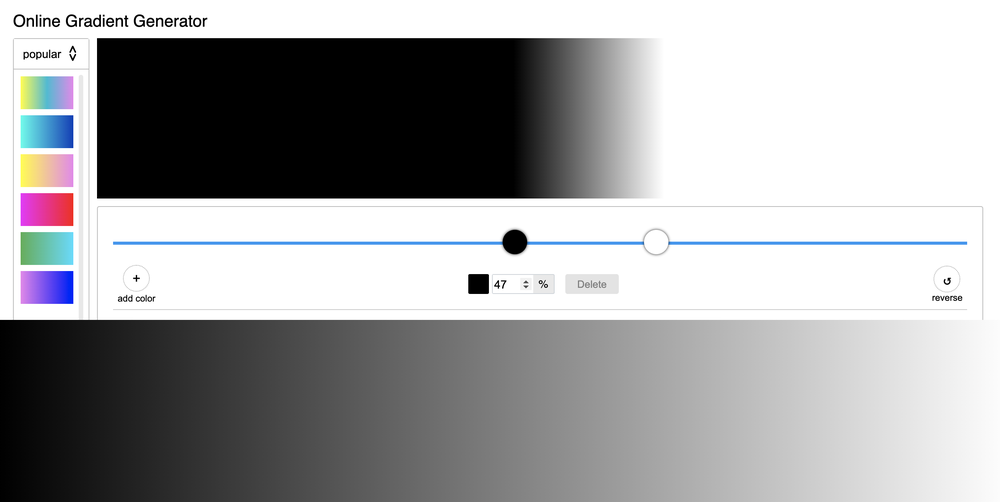
#> input picture images/many_gradients.png, 1000 x 502 px, shrunk from 2618 x 1315 before the run
$ python main.py --file images/many_gradients.png
#> lines starting #> are read from the running program, lines starting #| are printed output that depends on the picture; after the words box and inside, x2 and y2 are one past the last pixel; in counts of white or black regions, pixels touching at a corner belong together
### find_mask.py
from PIL import Image
import numpy as np
import matplotlib.pyplot as plt

SCHARR = np.array([
    [-3 - 3j, 0 - 10j, +3 - 3j],
    [-10 + 0j, 0 + 0j, +10 + 0j],
    [-3 + 3j, 0 + 10j, +3 + 3j]
])
BLURR = np.array([
    [1, 1, 1, 1, 1],
    [1, 1, 1, 1, 1],
    [1, 1, 1, 1, 1],
    [1, 1, 1, 1, 1],
    [1, 1, 1, 1, 1],
]) / 25


def convolve(img, conv_filter):
    sub_shape = (img.shape[0] - conv_filter.shape[0] + 1,
                 img.shape[1] - conv_filter.shape[1] + 1)
    view_shape = tuple(np.subtract(img.shape, sub_shape) + 1) + sub_shape

    strides = img.strides + img.strides
    sub_matrices = np.lib.stride_tricks.as_strided(img, view_shape, strides)

    return np.einsum('ij,ijkl->kl', conv_filter, sub_matrices)


# [23 lines left out: function draw, not called in this run]


def calc_masks(image, color):
    grad = convolve(image, SCHARR)

    bin_mask = np.array(list(
        map(lambda x: list(map(lambda y: 0 < y <= 50, x)), np.absolute(grad))))
    bin_mask_blurred = convolve(bin_mask, BLURR)

    mask = np.array(list(
        map(lambda x: list(map(lambda y: 0 < y <= 50, x)), bin_mask_blurred)))

    # draw(image, grad, bin_mask, bin_mask_blurred, mask, color)

    return mask


def find_mask(file_name, plot=True):
#> called with file_name = 'images/many_gradients.png', plot = False
    with Image.open(file_name) as img:
#> img is the input picture: PIL image 1000x502 RGB; mean R, G, B 163.6, 163.8, 165.1
        image = np.array(img)

    image_red = image[:, :, 0]
    image_green = image[:, :, 1]
    image_blue = image[:, :, 2]
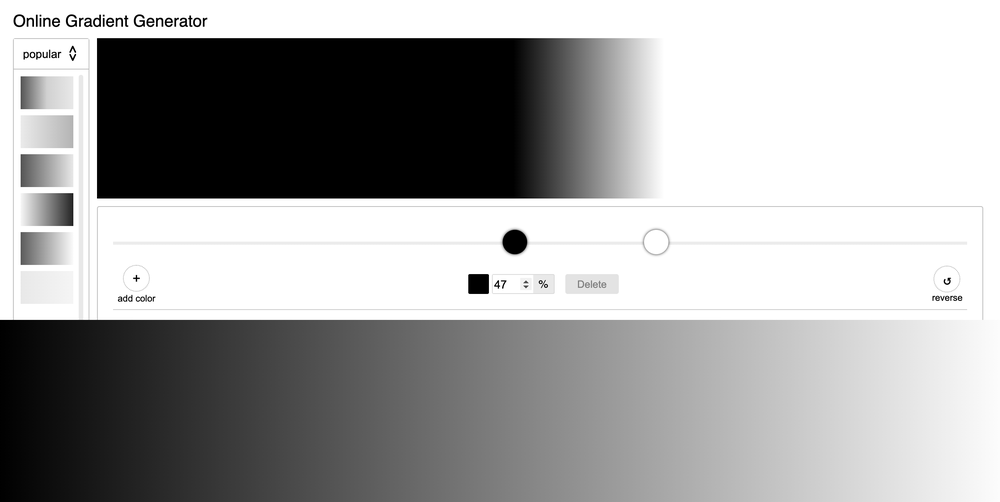
#> image_blue: shape (502, 1000); min 0, max 255, mean 165.1

    red_mask = calc_masks(image_red, 'RED')
#> in convolve, `strides = img.strides + img.strides`: strides = (3000, 3, 3000, 3)
#> in calc_masks, `bin_mask = np.array(list( map(lambda x: list(map(lambda y: 0 < y <= 50..`:
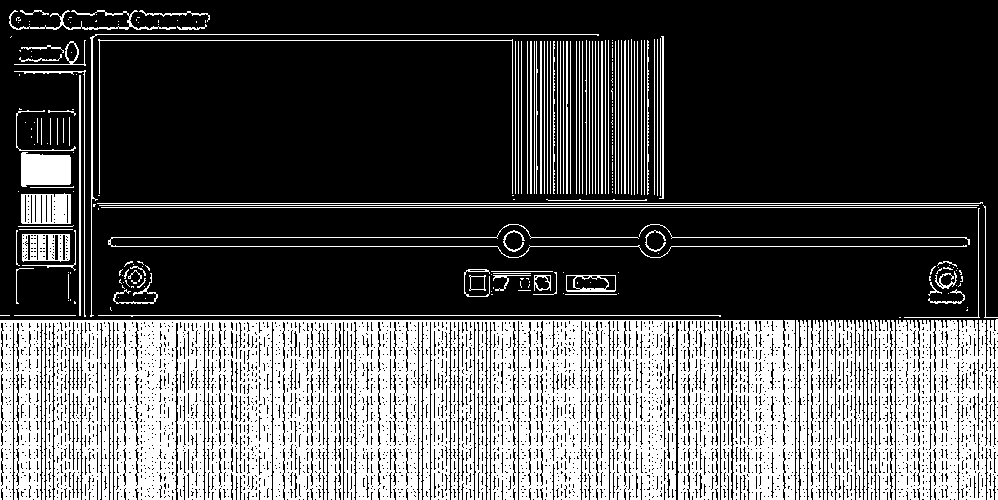
#> bin_mask: shape (500, 998) bool; 33.8% white; 247 white regions (135 under 20 px), largest, box (x1, y1, x2, y2) and area: (0, 320, 795, 500) 116096, (896, 319, 998, 500) 15210, (868, 320, 895, 500) 3832
#> in calc_masks, `mask = np.array(list( map(lambda x: list(map(lambda y: 0 < y <= 50, x)..`: mask: shape (496, 994) bool; 52.2% white; 83 black regions (49 under 20 px), largest, box (x1, y1, x2, y2) and area: (0, 0, 994, 313) 92387, (92, 207, 974, 316) 70989, (98, 41, 509, 199) 64473
    green_mask = calc_masks(image_green, 'GREEN')
#> call 2 of calc_masks, with color = 'GREEN'
#> in calc_masks (call 2), `bin_mask = np.array(list( map(lambda x: list(map(lambda y: 0 < y <= 50..`:
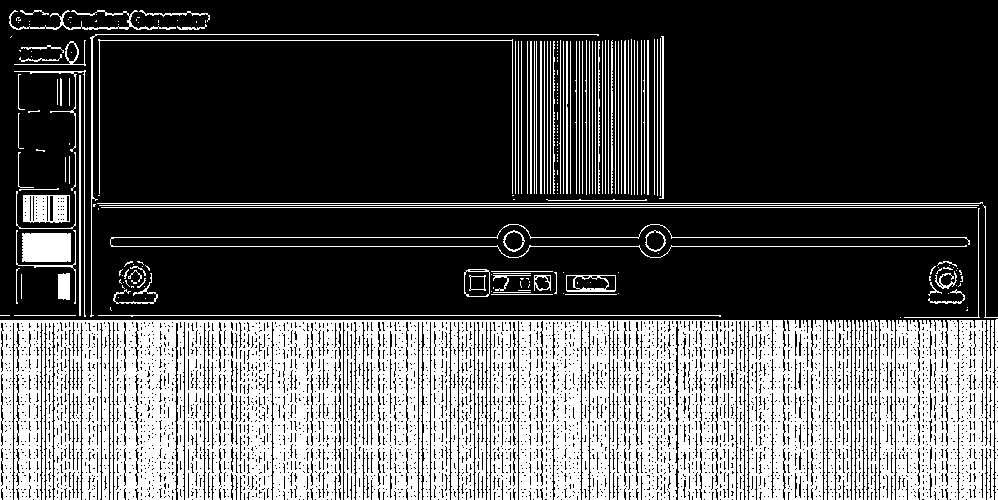
#> bin_mask: shape (500, 998) bool; 33.8% white; 230 white regions (118 under 20 px), largest, box (x1, y1, x2, y2) and area: (0, 320, 823, 500) 120568, (896, 320, 994, 500) 14751, (880, 320, 895, 500) 2281
#> in calc_masks (call 2), `mask = np.array(list( map(lambda x: list(map(lambda y: 0 < y <= 50, x)..`:
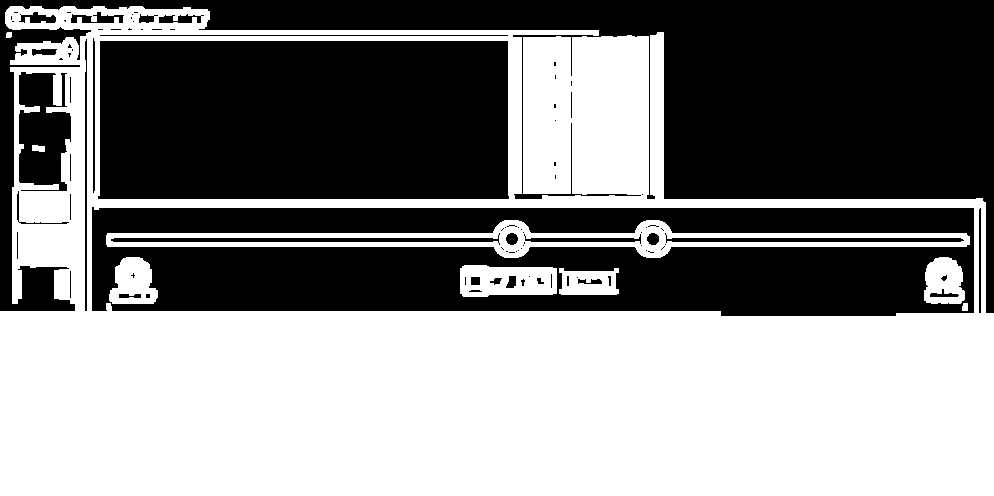
#> mask: shape (496, 994) bool; 52% white; 93 black regions (57 under 20 px), largest, box (x1, y1, x2, y2) and area: (0, 0, 994, 313) 89743, (92, 207, 974, 316) 70749, (98, 41, 509, 199) 64473
    blue_mask = calc_masks(image_blue, 'BLUE')
#> call 3 of calc_masks, with color = 'BLUE'
#> in calc_masks (call 3), `bin_mask = np.array(list( map(lambda x: list(map(lambda y: 0 < y <= 50..`:
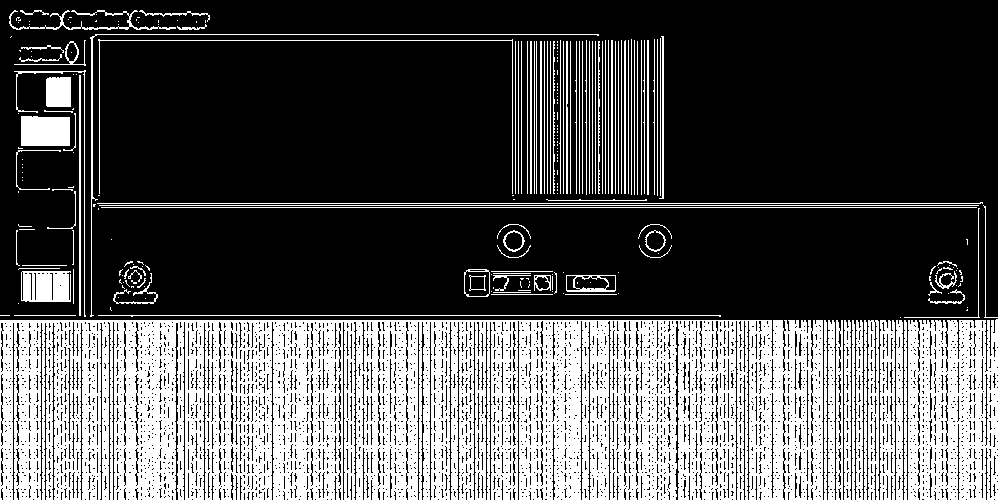
#> bin_mask: shape (500, 998) bool; 33.5% white; 250 white regions (137 under 20 px), largest, box (x1, y1, x2, y2) and area: (0, 320, 823, 500) 120505, (908, 319, 998, 500) 13513, (880, 320, 895, 500) 2177
#> in convolve (call 6), `strides = img.strides + img.strides`: strides = (998, 1, 998, 1)
#> in convolve (call 6), `return np.einsum('ij,ijkl->kl', conv_filter, sub_matrices)`:
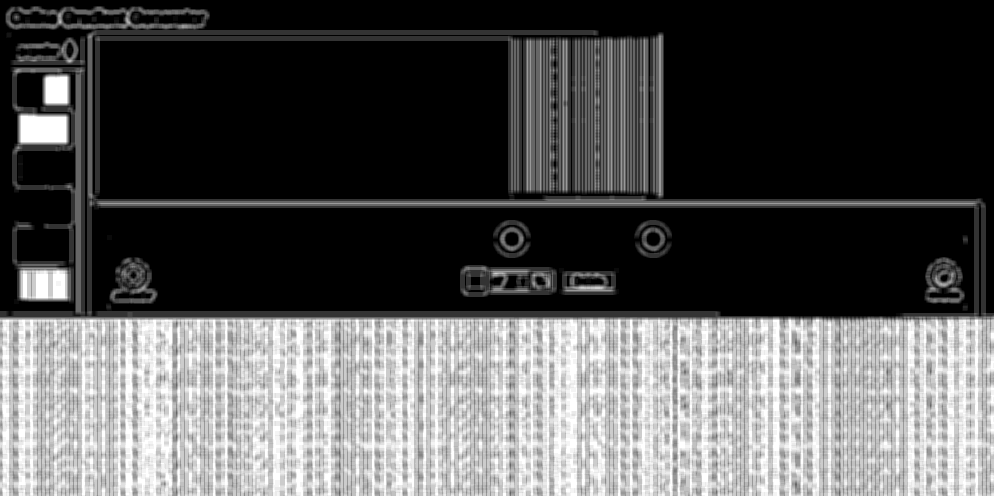
#> returned value: shape (496, 994) float64; min 0, max 1, mean 0.335
#> in calc_masks (call 3), `mask = np.array(list( map(lambda x: list(map(lambda y: 0 < y <= 50, x)..`: mask: shape (496, 994) bool; 50.3% white; 88 black regions (56 under 20 px), largest, box (x1, y1, x2, y2) and area: (0, 0, 994, 313) 92179, (92, 207, 974, 316) 81781, (98, 41, 509, 199) 64473

    mask = np.logical_or(np.logical_or(red_mask, green_mask), blue_mask)
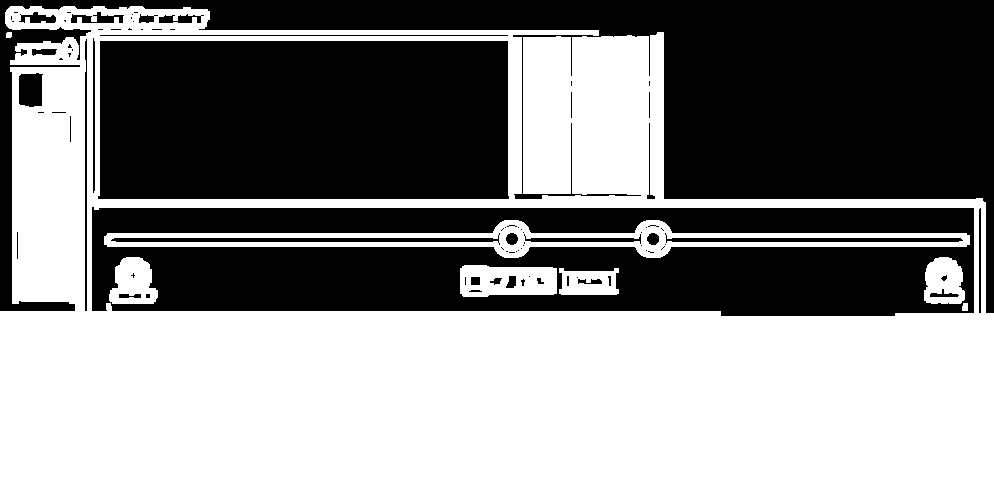
#> mask: shape (496, 994) bool; 53.2% white; 86 black regions (52 under 20 px), largest, box (x1, y1, x2, y2) and area: (0, 0, 994, 313) 88145, (92, 207, 974, 316) 70725, (98, 41, 509, 199) 64473

    if plot:
        fig, ax = plt.subplots(1, 1, figsize=(20, 10))
        # params = {'cmap':'gray', 'vmin': 0, 'vmax': 255}
        params = {'cmap': 'gray'}
        ax.imshow(mask, **params)
        ax.set_title(f'Mask')
        plt.show()

    im = Image.fromarray(mask)
    if im.mode != 'RGB':
        im = im.convert('RGB')
    im.save(f'{file_name}_mask.png')

    return mask


# [2 lines that do not run on import are left out]

### main.py
from argparse import ArgumentParser
from PIL import Image
import numpy as np

from find_coordinates import find_coordinates
from find_mask import find_mask


def main():
    parser = ArgumentParser()
    parser.add_argument("-f", "--file", dest="filename",
                        help="File name of the image", metavar="FILE")
    parser.add_argument("-p", "--plot", dest="plot", default=False,
                        action="store_true",
                        help="Plot results via matplotlib")
    parser.add_argument("-c", "--coordinates", dest="coordinates", default=False,
                        action="store_true",
                        help="Plot results via matplotlib")

    args = parser.parse_args()

    mask = find_mask(
        args.filename,
        plot=(args.plot and not args.coordinates),
    )

    if args.coordinates:
        with Image.open(args.filename) as img:
            image_orig = np.array(img)
        find_coordinates(mask, image_orig, plot=args.plot)


if __name__ == '__main__':
    main()
